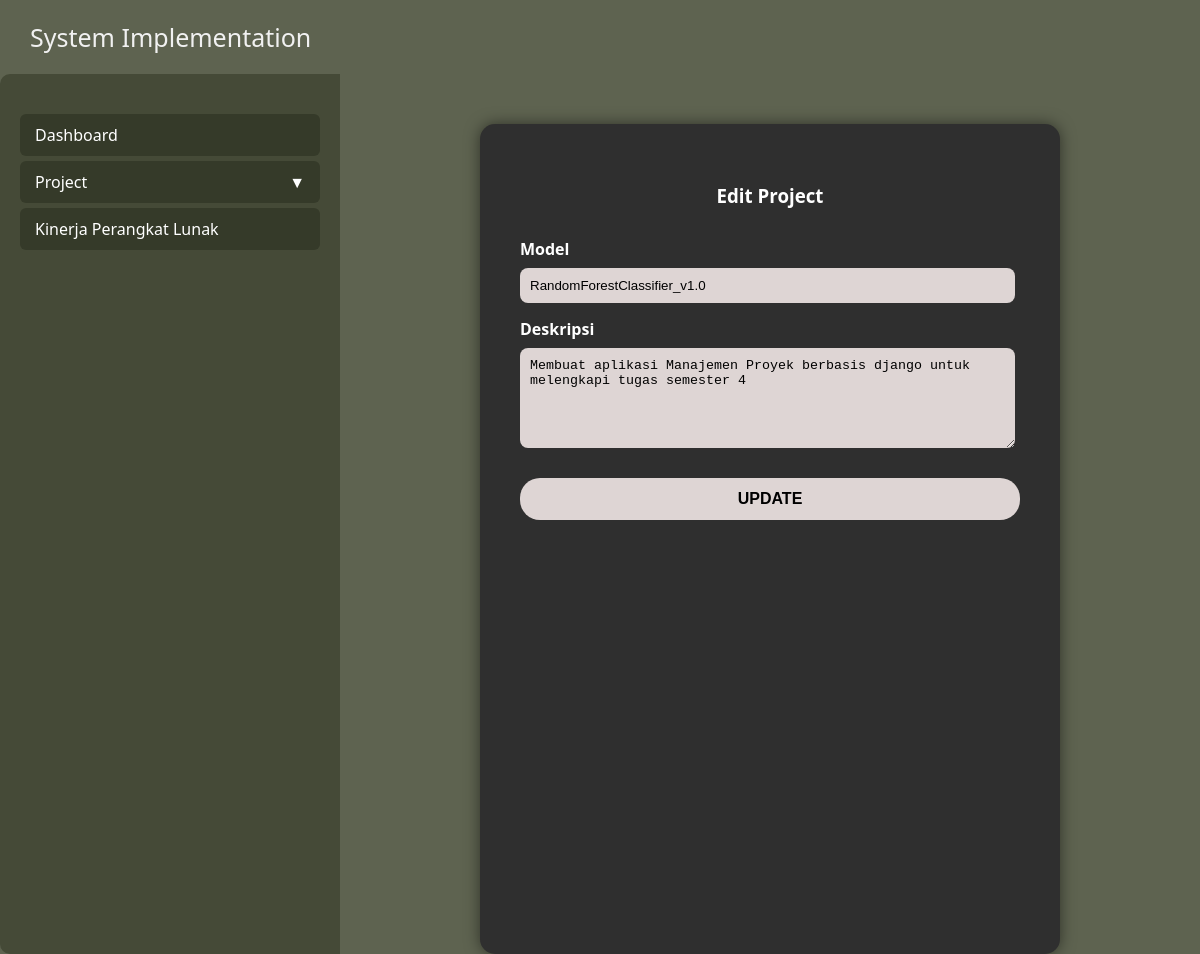
Screenshot of /edit_project/13/ with the database file from the repository.
### dataentry/models.py (models this page shows, shortened)
class Project(models.Model):
    id_project = models.AutoField(primary_key=True)
    nama_project = models.CharField(max_length=255)
    model = models.CharField(max_length=255)
    external_id = models.CharField(max_length=255, unique=True, blank=True, null=True)
    deskripsi = models.TextField()

### dataentry/views.py (the view)
# urls.py: path('edit_project/<str:project_id>/', views.edit_project, name='edit_project'),
def edit_project(request, project_id):
    project = get_object_or_404(Project, pk=project_id)
    if request.method == 'POST':
        project.model = request.POST.get('model')
        project.deskripsi = request.POST.get('deskripsi')
        project.save()
        return redirect('nested')
    return render(request, 'edit_project.html', {'project': project})

### dataentry/templates/edit_project.html (shortened to what this page needs)
<!DOCTYPE html>
<html lang="id">
<head>
</head>
<body>
  <header>
    <h2>System Implementation</h2>
  </header>
  <div class="container">
    <div class="sidebar">
      <ul class="menu">
        <li><a href="{% url 'dashboard' %}" style="color: inherit; text-decoration: none; display: block;">Dashboard</a></li>
        <li class="dropdown-toggle" onclick="toggleDropdownMenu(this)">
          Project <span style="float: right;">▼</span>
        </li>
        <li><a href="#" style="color: inherit; text-decoration: none; display: block;">Kinerja Perangkat Lunak</a></li>
      </ul>
    </div>
    <div class="form-container">
      <h3>Edit Project</h3>
      <form method="POST" action="#">
        <label for="model">Model</label>
        <input type="text" id="model" name="model" value="{{ project.model }}">
        <label for="deskripsi">Deskripsi</label>
        <textarea id="deskripsi" name="deskripsi">{{ project.deskripsi }}</textarea>
        <button type="submit">UPDATE</button>
      </form>
    </div>
  </div>
</body>
</html>

### dataentry/templates/edit_project.html (style rules this page uses)
body { margin: 0; font-family: 'Segoe UI', sans-serif; background-color: #5e6350; color: white; }
header { display: flex; justify-content: space-between; align-items: center; background-color: #5e6350; padding: 20px 30px; color: #f1f1f1; position: sticky; top: 0; z-index: 10; }
header h2 { margin: 0; font-weight: normal; font-size: 25px; }
.container { display: flex; min-height: calc(100vh - 72px); }
.sidebar { width: 300px; background-color: #454a37; padding: 40px 20px; height: 100vh; border-radius: 10px 0 0 10px; flex-shrink: 0; }
.menu { list-style: none; padding: 0; margin: 0; }
.menu li { padding: 10px 15px; background-color: #353a29; margin-bottom: 5px; cursor: pointer; border-radius: 6px; user-select: none; }
.dropdown-toggle { position: relative; color: inherit; }
.form-container { background-color: #2f2f2f; padding: 40px; width: 500px; border-radius: 15px; margin: 50px auto 0; box-shadow: 0 0 15px rgba(0, 0, 0, 0.5); }
.form-container h3 { text-align: center; margin-bottom: 30px; }
.form-container label { display: block; margin-top: 15px; font-weight: bold; }
.form-container input, .form-container textarea { width: 95%; padding: 10px; margin-top: 8px; border: none; background-color: #ded5d4; border-radius: 8px; }
.form-container textarea { min-height: 80px; resize: vertical; }
.form-container button { width: 100%; padding: 12px; margin-top: 25px; background-color: #ded5d4; border: none; border-radius: 20px; cursor: pointer; color: black; font-weight: bold; font-size: 16px; }
::placeholder { color: gray; opacity: 1; }

### rows the page displays
Project: model "RandomForestClassifier_v1.0", deskripsi "Membuat aplikasi Manajemen Proyek berbasis django untuk melengkapi tugas semester 4"
